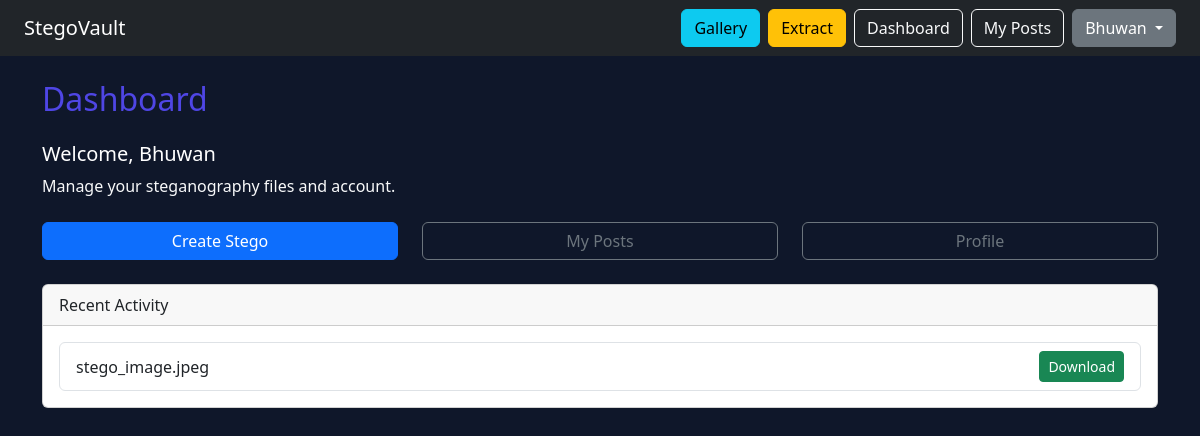
Page /dashboard (signed in) on the earlier database version.
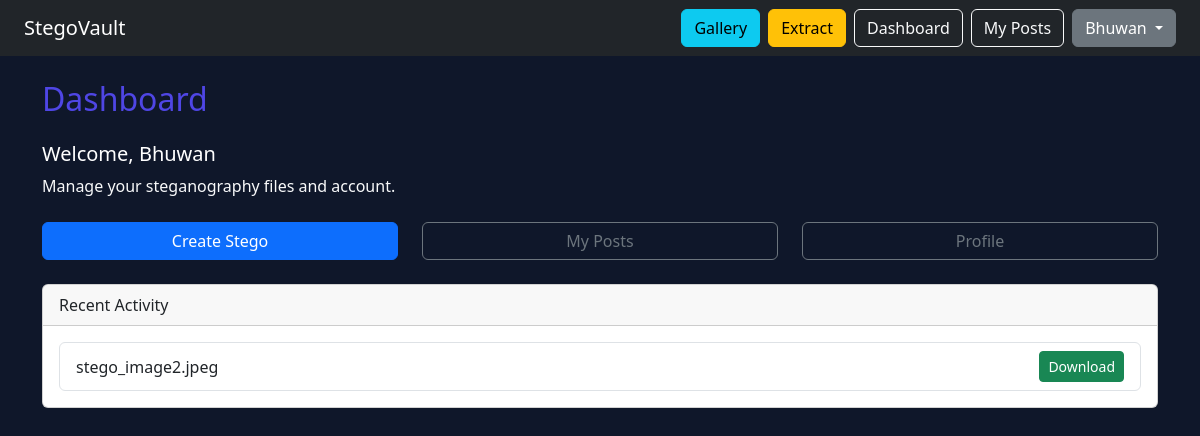
Same page on the later database version.
### app.py (models this page shows)
class User(UserMixin, db.Model):
    id = db.Column(db.Integer, primary_key=True)
    username = db.Column(db.String(80), unique=True, nullable=False)
    email = db.Column(db.String(120), unique=True, nullable=False)
    password_hash = db.Column(db.String(255), nullable=False)

class Post(db.Model):
    id = db.Column(db.Integer, primary_key=True)
    filename = db.Column(db.String(200), nullable=False)
    secret_filename = db.Column(db.String(200))
    mode = db.Column(db.String(50), nullable=False)
    start_bit = db.Column(db.Integer, nullable=False)
    interval_l = db.Column(db.Integer, nullable=False)
    user_id = db.Column(db.Integer, db.ForeignKey("user.id"), nullable=False)
    user = db.relationship("User", backref="posts")

### app.py (the view)
@app.route("/dashboard")
@login_required
def dashboard():
    recent_posts = (
        Post.query.filter_by(user_id=current_user.id)
        .order_by(Post.id.desc())
        .limit(5)
        .all()
    )
    return render_template("dashboard.html", recent_posts=recent_posts)

### app.py (called while the page is built)
@login_manager.user_loader
def load_user(user_id):
    return db.session.get(User, int(user_id))

### templates/dashboard.html
{% extends "base.html" %} {% block content %}
<h2 class="mb-4">Dashboard</h2>
<div class="mb-4">
  <h5>Welcome, {{ current_user.username }}</h5>
  <p class="text-light">Manage your steganography files and account.</p>
</div>
<div class="row mb-4">
  <div class="col-md-4">
    <a href="/create" class="btn btn-primary w-100">Create Stego</a>
  </div>
  <div class="col-md-4">
    <a href="/my-posts" class="btn btn-outline-secondary w-100">My Posts</a>
  </div>
  <div class="col-md-4">
    <a href="/profile" class="btn btn-outline-secondary w-100">Profile</a>
  </div>
</div>
<div class="card">
  <div class="card-header">Recent Activity</div>
  <div class="card-body">
    {% if current_user.posts %}
    <ul class="list-group">
      {% for post in current_user.posts[-5:] %}
      <li
        class="list-group-item d-flex justify-content-between align-items-center"
      >
        {{ post.filename }}
        <a href="/download/{{ post.filename }}" class="btn btn-sm btn-success">
          Download
        </a>
      </li>
      {% endfor %}
    </ul>
    {% else %}
    <p class="text-muted">No posts yet. Create your first stego file.</p>
    {% endif %}
  </div>
</div>
{% endblock %}

### templates/base.html (shortened to what this page needs)
<!doctype html>
<html>
  <head>
    <link
      href="https://cdn.jsdelivr.net/npm/bootstrap@5.3.3/dist/css/bootstrap.min.css"
      rel="stylesheet"
    />
    <link
      rel="stylesheet"
      href="{{ url_for('static', filename='css/style.css') }}"
    />
  </head>
  <body>
    <nav class="navbar navbar-dark bg-dark px-4">
      <a class="navbar-brand" href="/">StegoVault</a>
      <div class="d-flex align-items-center gap-2">
        <a href="/gallery" class="btn btn-info">Gallery</a>
        <a href="/extract" class="btn btn-warning">Extract</a>
        {% if current_user.is_authenticated %}
        <a href="/dashboard" class="btn btn-outline-light">Dashboard</a>
        <a href="/my-posts" class="btn btn-outline-light">My Posts</a>
        <div class="dropdown">
          <button
            class="btn btn-secondary dropdown-toggle"
            type="button"
            data-bs-toggle="dropdown"
          >
            {{ current_user.username }}
          </button>
        </div>
        {% else %}
        <a href="/login" class="btn btn-outline-light">Login</a>
        <a href="/register" class="btn btn-primary">Register</a>
        {% endif %}
      </div>
    </nav>
    <div class="container mt-4">
       {% block content %}{% endblock %}
    </div>
  </body>
</html>

### static/css/style.css (style rules this page uses)
body { background: #0f172a; color: white; }
h1, h2 { color: #4f46e5; }

Differences in the rows shown:
changed Post: filename "stego_image.jpeg" → "stego_image2.jpeg"
